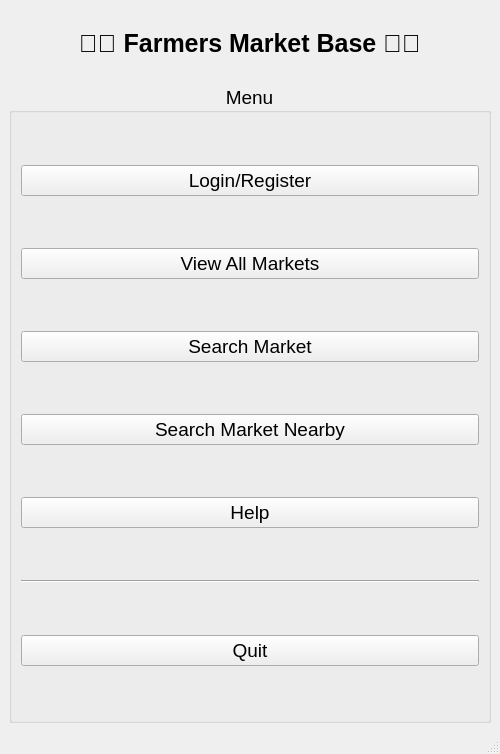
<?xml version="1.0" encoding="UTF-8"?>
<ui version="4.0">
 <class>MainWindow</class>
 <widget class="QMainWindow" name="MainWindow">
  <property name="geometry">
   <rect>
    <x>0</x>
    <y>0</y>
    <width>500</width>
    <height>754</height>
   </rect>
  </property>
  <property name="windowTitle">
   <string>MainWindow</string>
  </property>
  <widget class="QWidget" name="centralwidget">
   <property name="minimumSize">
    <size>
     <width>500</width>
     <height>700</height>
    </size>
   </property>
   <property name="maximumSize">
    <size>
     <width>16777215</width>
     <height>16777215</height>
    </size>
   </property>
   <layout class="QVBoxLayout" name="verticalLayout_2" stretch="0,0,0,0">
    <item>
     <spacer name="horizontalSpacer_2">
      <property name="orientation">
       <enum>Qt::Orientation::Horizontal</enum>
      </property>
      <property name="sizeHint" stdset="0">
       <size>
        <width>40</width>
        <height>20</height>
       </size>
      </property>
     </spacer>
    </item>
    <item>
     <widget class="QLabel" name="label">
      <property name="font">
       <font>
        <pointsize>19</pointsize>
        <bold>true</bold>
       </font>
      </property>
      <property name="text">
       <string>🌽🧺 Farmers Market Base 🥕🌻</string>
      </property>
      <property name="textFormat">
       <enum>Qt::TextFormat::AutoText</enum>
      </property>
      <property name="scaledContents">
       <bool>false</bool>
      </property>
      <property name="alignment">
       <set>Qt::AlignmentFlag::AlignCenter</set>
      </property>
     </widget>
    </item>
    <item>
     <spacer name="horizontalSpacer">
      <property name="orientation">
       <enum>Qt::Orientation::Horizontal</enum>
      </property>
      <property name="sizeHint" stdset="0">
       <size>
        <width>40</width>
        <height>20</height>
       </size>
      </property>
     </spacer>
    </item>
    <item>
     <widget class="QGroupBox" name="groupBox">
      <property name="font">
       <font>
        <pointsize>14</pointsize>
       </font>
      </property>
      <property name="title">
       <string>Menu</string>
      </property>
      <property name="alignment">
       <set>Qt::AlignmentFlag::AlignCenter</set>
      </property>
      <layout class="QVBoxLayout" name="verticalLayout" stretch="1,1,1,1,1,0,1">
       <property name="spacing">
        <number>5</number>
       </property>
       <property name="sizeConstraint">
        <enum>QLayout::SizeConstraint::SetDefaultConstraint</enum>
       </property>
       <property name="topMargin">
        <number>5</number>
       </property>
       <property name="bottomMargin">
        <number>5</number>
       </property>
       <item>
        <widget class="QPushButton" name="login_register_button">
         <property name="text">
          <string>Login/Register</string>
         </property>
         <property name="autoExclusive">
          <bool>false</bool>
         </property>
        </widget>
       </item>
       <item>
        <widget class="QPushButton" name="all_market_button">
         <property name="text">
          <string>View All Markets</string>
         </property>
         <property name="autoExclusive">
          <bool>false</bool>
         </property>
        </widget>
       </item>
       <item>
        <widget class="QPushButton" name="search_button">
         <property name="text">
          <string>Search Market</string>
         </property>
         <property name="autoExclusive">
          <bool>false</bool>
         </property>
        </widget>
       </item>
       <item>
        <widget class="QPushButton" name="search_nearby_button">
         <property name="text">
          <string>Search Market Nearby</string>
         </property>
         <property name="autoExclusive">
          <bool>false</bool>
         </property>
        </widget>
       </item>
       <item>
        <widget class="QPushButton" name="help_button">
         <property name="text">
          <string>Help</string>
         </property>
         <property name="autoExclusive">
          <bool>false</bool>
         </property>
        </widget>
       </item>
       <item>
        <widget class="Line" name="line">
         <property name="orientation">
          <enum>Qt::Orientation::Horizontal</enum>
         </property>
        </widget>
       </item>
       <item>
        <widget class="QPushButton" name="quit_button">
         <property name="text">
          <string>Quit</string>
         </property>
         <property name="autoExclusive">
          <bool>false</bool>
         </property>
        </widget>
       </item>
      </layout>
     </widget>
    </item>
   </layout>
  </widget>
  <widget class="QMenuBar" name="menubar">
   <property name="geometry">
    <rect>
     <x>0</x>
     <y>0</y>
     <width>500</width>
     <height>33</height>
    </rect>
   </property>
  </widget>
  <widget class="QStatusBar" name="statusbar"/>
 </widget>
 <resources/>
 <connections/>
</ui>
